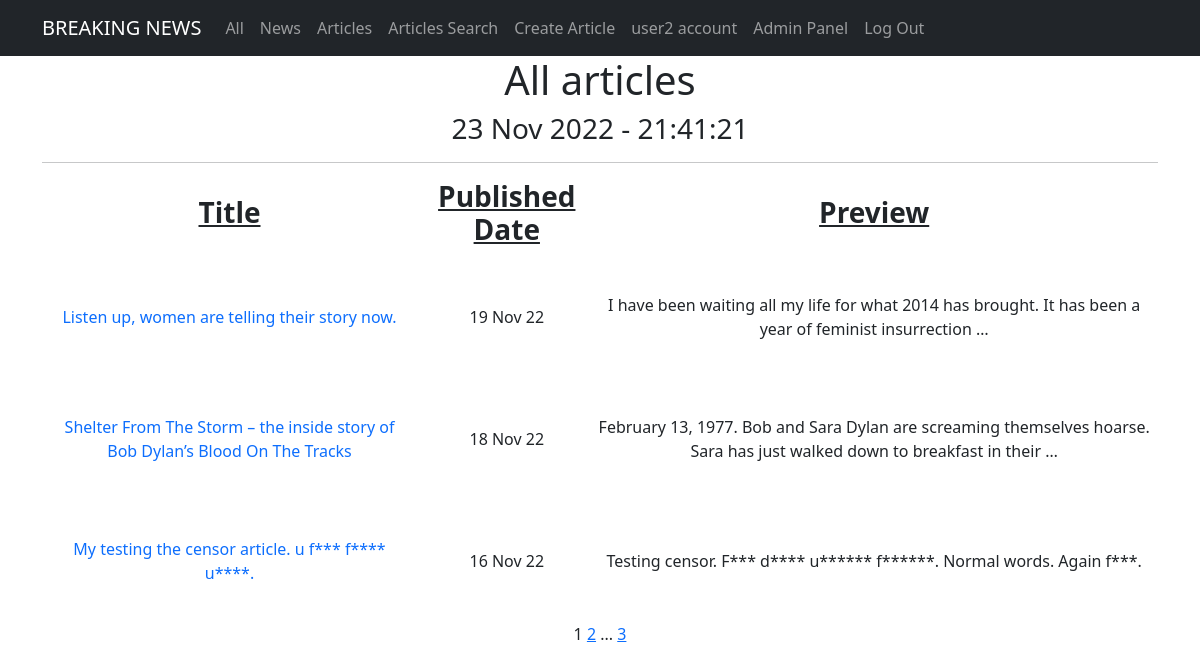
/articles/ (signed in), run on the app's committed database.
### newsportal/models.py (models this page shows, shortened)
class Post(models.Model):
    author = models.ForeignKey(Author, on_delete=models.CASCADE)
    type = models.CharField(max_length=2, choices=TYPES, default=news)
    published_date = models.DateTimeField(auto_now_add=True)
    post_title = models.CharField(max_length=100)
    post_text = models.TextField()
    category = models.ManyToManyField(Category, through="PostCategory")
    post_rating = models.IntegerField(default=0)

### newsportal/views.py (the view)
class ArticlesList(PostsList):
    template_name = 'articles.html'
    def get_queryset(self):
        queryset = super().get_queryset()
        self.filterset = PostFilter(self.request.GET, queryset)
        return self.filterset.qs.filter(type="AR")

### newsportal/templatetags/custom_filters.py (called while the page is built)
@register.filter()
def censor(text):
    if isinstance(text, str):
        wordstocensor = ['fool', 'death', 'suffer']
        text = re.split('(\W+)', text)
        for i, j in enumerate(text):
            for k in wordstocensor:
                if k in j.lower():
                    text[i] = text[i][0] + '*'*(len(text[i]) - 1)
        return ''.join(text)
    else:
        raise Exception("This filter is applicable only to the <class 'str'>")

### newsportal/templatetags/custom_tags.py (called while the page is built)
@register.simple_tag()
def current_time(format_string='%d %b %Y - %H:%M:%S'):
    return datetime.now().astimezone().strftime(format_string)

@register.simple_tag(takes_context=True)
def url_replace(context, **kwargs):
   d = context['request'].GET.copy()
   for k, v in kwargs.items():
       d[k] = v
   return d.urlencode()

### newsportal/views.py (called while the page is built)
    def get_queryset(self):
        queryset = super().get_queryset()
        self.filterset = PostFilter(self.request.GET, queryset)
        return self.filterset.qs

    def get_context_data(self, **kwargs):
        context = super().get_context_data(**kwargs)
        context['filterset'] = self.filterset
        return context

### templates/articles.html (shortened to what this page needs)
<!DOCTYPE html>
{% extends 'posts.html' %}
{% load custom_filters %}
{% load custom_tags %}
{% block content2 %}
<li class="nav-item">
  <a class="nav-link" href="/articles/search/">Articles Search</a>
</li>
<li class="nav-item">
  <a class="nav-link" href="/articles/create/">Create Article</a>
</li>
{% endblock content2 %}
{% block content %}
<h1>All articles</h1>
<h3>{% current_time '%d %b %Y - %H:%M:%S' %}</h3>
<hr>
   {% if posts %}
       <table>
           <tr>
               <td><h3><span style="text-decoration: underline;"><strong>Title</strong></span></h3></td>
               <td><h3><span style="text-decoration: underline;"><strong>Published Date</strong></span></h3></td>
               <td><h3><span style="text-decoration: underline;"><strong>Preview</strong></span></h3></td>
           </tr>
           {% for post in posts %}
           <tr>
               <td><a class="nav-link" href="/articles/{{post.pk}}">{{ post.post_title|censor }}</a></td>
               <td>{{ post.published_date|date:'d M y' }}</td>
               <td>{{ post.post_text|truncatewords:20|censor }}</td>
               <td><p>&nbsp;</p><p>&nbsp;</p><p>&nbsp;</p></td>
           </tr>
           {% endfor %}
       </table>
   {% else %}
       <h2>Nothing here</h2>
   {% endif %}
{% endblock content %}

### templates/flatpages/default.html (shortened to what this page needs)
<!DOCTYPE html>
<html lang="en">
    <head>
        {% load static %}
        <link href="{% static 'css/styles.css' %}" rel="stylesheet" />
    </head>
    <body>
        <nav class="navbar navbar-expand-lg navbar-dark bg-dark static-top">
            <div class="container">
                <a class="navbar-brand" href="#">BREAKING NEWS</a>
                <div class="collapse navbar-collapse" id="navbarResponsive">
                    <ul class="navbar-nav ml-auto">
                        {% block view %}
                        <li class="nav-item active">
                            <a class="nav-link" href="/">All</a>
                        </li>
                        <li class="nav-item">
                            <a class="nav-link" href="/news/">News</a>
                        </li>
                        <li class="nav-item">
                            <a class="nav-link" href="/articles/">Articles</a>
                        </li>
                        {% endblock view %}
                        {% block content2 %}
                        {% endblock content2 %}
                        {% block account %}
                        <li class="nav-item">
                            <a class="nav-link" href="/account/">{{ request.user.username }} account</a>
                        </li>
                        {% endblock account %}
                        <li class="nav-item">
                            <a class="nav-link" href="/admin/">Admin Panel</a>
                        </li>
                        {% block blogout %}
                        <li class="nav-item">
                            <a class="nav-link" href="/sign/logout/">Log Out</a>
                        </li>
                        {% endblock blogout %}
                    </ul>
                </div>
            </div>
        </nav>
        <div class="container">
            <div class="row">
                <div class="col-lg-12 text-center">
                    {% block content %}{% endblock content %}
                    {% block content3 %}
                    {% endblock content3 %}
                </div>
            </div>
        </div>
    </body>
</html>

### data on the page
Post: post_title|censor "Listen up, women are telling their story now.", published_date "19 Nov 22", post_text|censor "I have been waiting all my life for what 2014 has brought. It has been a year of feminist insurrection …"
Post: post_title|censor "Shelter From The Storm – the inside story of Bob Dylan’s Blood On The Tracks", published_date "18 Nov 22", post_text|censor "February 13, 1977. Bob and Sara Dylan are screaming themselves hoarse. Sara has just walked down to breakfast in their …"
Post: post_title|censor "My testing the censor article. u f*** f**** u****.", published_date "16 Nov 22", post_text|censor "Testing censor. F*** d**** u****** f******. Normal words. Again f***."

### other printed values
{{ request.user.username }} "user2"
{{ page_obj.number }} "1"
{{ page_obj.next_page_number }} "2"
{{ page_obj.paginator.num_pages }} "3"
